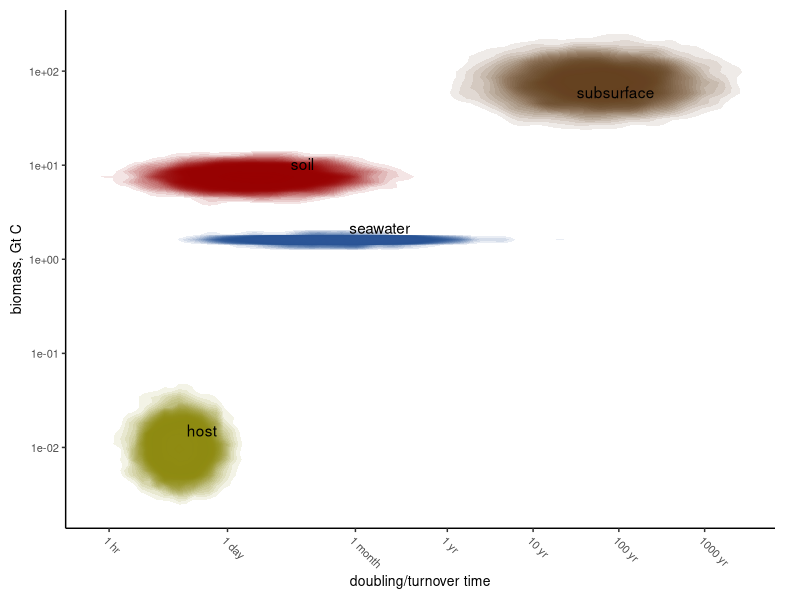

Write the R code that produced this figure.
## ---- chunk 1
# Sample data
library(tidyverse)
theme_set(theme_classic())

#####
# Useful functions
#####

# creates a lognormal distribution from a vector of x (independant) values, mu, and sigma
my_lognormal <- function(x, mu, sigma) {
  (1/(x*sigma*sqrt(2*pi)))*exp(-1*(log(x)-mu)^2/(2*sigma^2))
}

# fits a lognormal distribution to a vector of raw data
fit_lognormal <- function(raw.data, grid) {
  ln_fit <- MASS::fitdistr(raw.data, "log-normal")
  mu <- ln_fit$estimate["meanlog"]
  sigma <- ln_fit$estimate["sdlog"]
  
  density.values <- my_lognormal(x=grid, mu=mu, sigma=sigma)
  density_df <- tibble(x=grid,
                       density = density.values)
  density_df
}

# Function to calculate a grid of densities given
#.  given doubling time data and relative abundance data
# Probably badly overcomplicated
calc_joint_density <- function(doubling.data, 
                               doubling.grid = 10^(seq(from=log10(0.1), to=log10(87600000), length.out=100)), 
                               rel.abund.data, 
                               rel.abund.grid = seq(from=0.01, to=1, by=0.01),
                               envt = NULL) {
  # calc lognormal distributions for doubling times and relative abundances
  doubling_density <- fit_lognormal(raw.data = doubling.data, 
                                    grid = doubling.grid) |> 
    rename(c(doubling.time="x", doubling.density="density"))
  abundance_density <- fit_lognormal(raw.data = rel.abund.data, # this is bullshit made up numbers
                                     grid = rel.abund.grid) |> 
    rename(c(rel.abund="x", rel.abund.density="density"))
  
  # Calculate a joint density distribution from each distribution
  joint_density <- expand_grid(doubling_density, 
                               abundance_density) |> 
    mutate(joint.density = doubling.density * rel.abund.density, 
           norm.joint.density = joint.density/max(joint.density, na.rm=TRUE)) # this works!!!
  
  # Add a column for environment if need be
  if(!is.null(envt)) {
    joint_density <- joint_density |> 
      mutate(envt = as.character(envt))
  }
  
  joint_density
}

#######
# Necessary data
#######

# Data on doubling/turnover times for different environments
host <- c(1.1, 1.87, 2.3, 15, 25, 50.4)  # converted to days
soil <- c(0.44, 1*24, 160*24,6*24)
sw <- c(1.4*24, 231*24)
subsurf <- 24*365*c(3, 1000)


# What if I define a universal grid for all situations?
# rel abundance is easy - it shoudl got from 0 to 1, by 0.01 or 0.001, linearly
# Doubling time should be log-spaced - so it should go from 10^-1 hours to 
#    10,000 year * 365 days/year * 24 hours/day = 87,600,000
#    But it should be log spaced, so it should go evenly from log10(0.1) to log10(87,600,000)
#doubling.grid.univ <- 10^(seq(from=log10(0.1), to=log10(87600000), length.out=100))
#rel.abund.grid.univ <- seq(from=0.01, to=1, by=0.01)

#joint_density_host <- calc_joint_density(doubling.data = host,
#                                         rel.abund.data = c(0.01, 0.02, 0.03),
#                                         envt="host")
#joint_density_soil <- calc_joint_density(doubling.data = soil,
#                                         rel.abund.data = c(0.1, 0.2, 0.4),
#                                         envt="soil")
#joint_density_sw <- calc_joint_density(doubling.data = sw,
#                                       rel.abund.data = c(0.5, 0.6, 0.7),
#                                       envt="sw")

#densities <- rbind(joint_density_host, 
#                   joint_density_soil,
#                   joint_density_sw)



# What if I just sample from the lognormal distribution
n.points <- 10000
set.seed(2112)
# Doubling time: assume 30% uncertainty, in the absence of better information
soil.double.samps <- 10^rnorm(n=n.points, mean=mean(log10(soil)), 
                              sd=sd(log10(soil)/3))
sw.double.samps <- 10^rnorm(n=n.points, mean=mean(log10(sw)), 
                            sd=sd(log10(sw)/3))
host.double.samps <- 10^rnorm(n=n.points, mean=mean(log10(host)), 
                              sd=sd(log10(host)/3))
subsurf.double.samps <- 10^rnorm(n=n.points, mean=mean(log10(subsurf)), 
                                 sd=sd(log10(subsurf)/3))

soil.abund.samps <- 10^rnorm(n=n.points, mean=log10(7.5), 
                             sd=log10(7.5)/10) # ten percent uncertainty
sw.abund.samps <- 10^rnorm(n=n.points, mean=log10(1.6), 
                           sd=log10(1.6)/10) # ten percent uncertainty
host.abund.samps <- 10^rnorm(n=n.points, mean=log10(0.01), 
                             sd=abs(log10(0.01)/10)) # ten percent uncertainty
subsurf.abund.samps <- 10^rnorm(n=n.points, mean=log10(74), 
                                sd=log10(1.5)) # terrestrial subsurface is 20fold, marine susburface is 8fold

# OK so now I've got samples of all the environment doubling times and abundances
soils_df <- tibble(double=soil.double.samps, abund=soil.abund.samps, envt="soil")
sw_df <- tibble(double=sw.double.samps, abund=sw.abund.samps, envt="seawater")
host_df <- tibble(double=host.double.samps, abund=host.abund.samps, envt="host")
subsurf_df <- tibble(double=subsurf.double.samps, abund=subsurf.abund.samps, envt="subsurface" )
all <- rbind(soils_df, sw_df, host_df, subsurf_df) |> 
  slice_sample(prop = 1)

# Make labels for ggrepel; it's repetitive but I don't care
blob_labels <- all |> 
  group_by(envt) |> 
  summarise(mean.dt = mean(double, na.rm=TRUE),
            mean.abund = mean(abund, na.rm=TRUE))


# setup for plot
breaks.vec <- c(1, 24, 24*31, 24*365.25, 24*365.25*10, 24*365*100, 24*365*1000, 24*365*10000)
breaks.names <- c("1 hr", "1 day", "1 month", "1 yr", "10 yr", "100 yr", "1000 yr", "10,000 yr")
colors <- c("#908C13", "#2B5597", "#990000","#674422")

# the plot
conceptual_fig <- ggplot(all, aes(x=double, y=abund)) + 
  stat_density_2d(
    aes(fill = envt, alpha = after_stat(level)), 
    geom = "polygon",
    color = NA,
    bins = 500
  ) + 
  scale_x_log10(name = "doubling/turnover time", 
                breaks = breaks.vec,
                labels = breaks.names) + 
  ggrepel::geom_text_repel(data=blob_labels, 
                            aes(x=mean.dt, y=mean.abund, label=envt)) +
  scale_y_log10(name = "biomass, Gt C") +
  scale_fill_manual(values = colors) + 
  theme(text = element_text(size = 10),
        legend.position = "none",
        axis.text.x = element_text(angle=-45, hjust=0),
        plot.margin = margin(0.1,0.25,0.1,0.1, "in"))
print(conceptual_fig)
# ggsave("plots/fig_1_v2.pdf", height = 2.5, width=3.5, units = "in", dpi=450)

